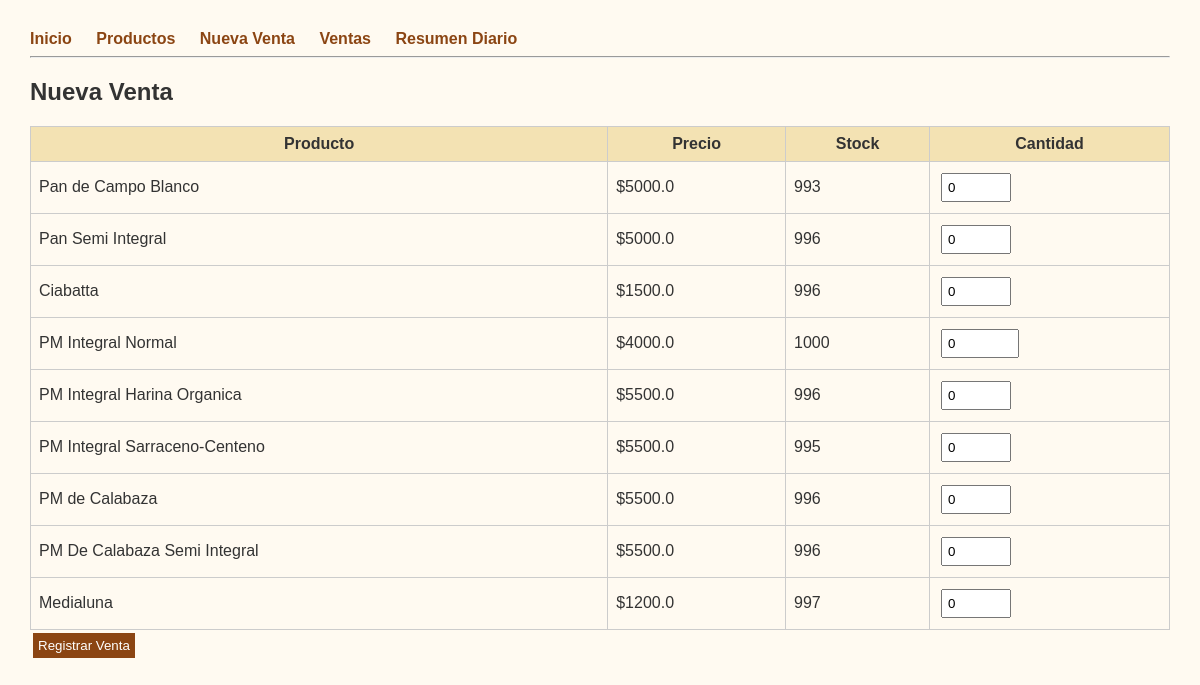
The app's page /nueva_venta with its own data.
### tables this page shows
CREATE TABLE productos (
    id INTEGER PRIMARY KEY AUTOINCREMENT,
    nombre TEXT NOT NULL,
    precio REAL NOT NULL,
    stock INTEGER DEFAULT 0
);

### app.py (the view)
@app.route('/nueva_venta')
def nueva_venta():
    productos = ejecutar_consulta("SELECT * FROM productos", fetch=True)
    return render_template("nueva_venta.html", productos=productos)

### app.py (called while the page is built)
def ejecutar_consulta(query, params=(), fetch=False):
    con = sqlite3.connect("panaderia.db")
    cur = con.cursor()
    try:
        cur.execute(query, params)
        if fetch:
            datos = cur.fetchall()
            con.commit()     # ✅ siempre confirmamos antes de cerrar
            return datos
        else:
            con.commit()
            return cur.lastrowid  # ✅ útil para INSERTs
    except sqlite3.Error as e:
        print("❌ Error en la consulta:", e)
        con.rollback()
        raise
    finally:
        con.close()

### templates/nueva_venta.html
{% extends "base.html" %}
{% block contenido %}
<h2>Nueva Venta</h2>
<form action="/agregar_venta" method="POST">
<table>
<tr><th>Producto</th><th>Precio</th><th>Stock</th><th>Cantidad</th></tr>
{% for p in productos %}
<tr>
<td>{{ p[1] }}</td>
<td>${{ p[2] }}</td>
<td>{{ p[3] }}</td>
<td>
<input type="number" name="cantidad_{{ p[0] }}" value="0" min="0" max="{{ p[3] }}">
</td>
</tr>
{% endfor %}
</table>
<button type="submit">Registrar Venta</button>
</form>
{% endblock %}

### templates/base.html (shortened to what this page needs)
<!DOCTYPE html>
<html lang="es">
<head>
</head>
<body>
<nav>
<a href="/">Inicio</a>
<a href="/productos">Productos</a>
<a href="/nueva_venta">Nueva Venta</a>
<a href="/ventas">Ventas</a>
<a href="/resumen_diario">Resumen Diario</a>
</nav>
<hr>
{% block contenido %}{% endblock %}
</body>
</html>

### templates/base.html (style rules this page uses)
body { font-family: Arial; margin: 30px; background: #fffaf1; color: #333; }
nav a { margin-right: 20px; text-decoration: none; font-weight: bold; color: #8b4513; }
table { border-collapse: collapse; width: 100%; margin-top: 20px; }
th, td { border: 1px solid #ccc; padding: 8px; }
th { background: #f3e2b3; }
input, button { padding: 5px; margin: 3px; }
button { background: #8b4513; color: white; border: none; cursor: pointer; }

### records on screen
productos: nombre "Pan de Campo Blanco", precio "5000.0", stock "993"
productos: nombre "Pan Semi Integral", precio "5000.0", stock "996"
productos: nombre "Ciabatta", precio "1500.0", stock "996"
productos: nombre "PM Integral Normal", precio "4000.0", stock "1000"
productos: nombre "PM Integral Harina Organica", precio "5500.0", stock "996"
productos: nombre "PM Integral Sarraceno-Centeno", precio "5500.0", stock "995"
productos: nombre "PM de Calabaza", precio "5500.0", stock "996"
productos: nombre "PM De Calabaza Semi Integral", precio "5500.0", stock "996"
productos: nombre "Medialuna", precio "1200.0", stock "997"
